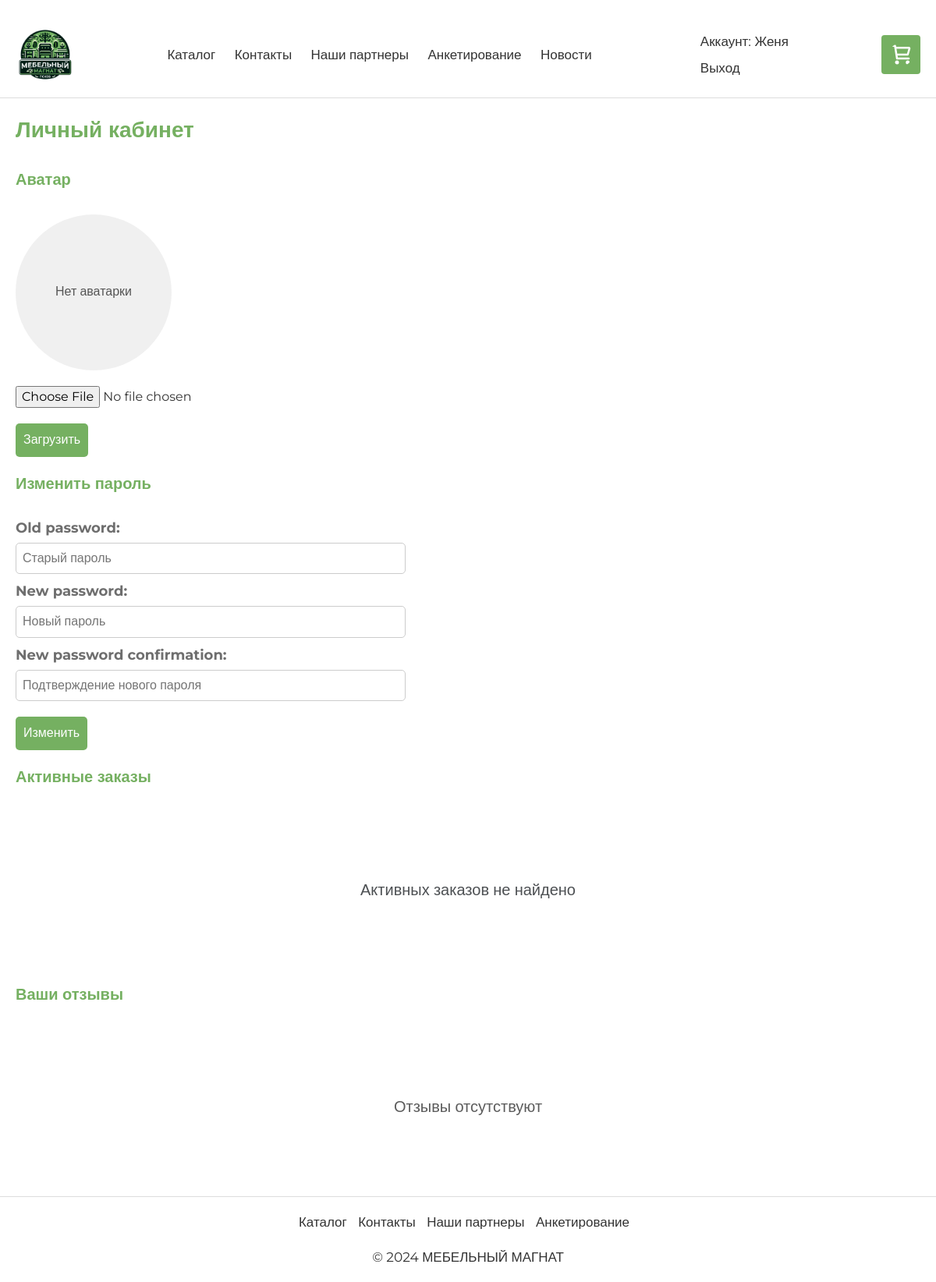
Before: /cabinet/ (signed in) with the older database file.
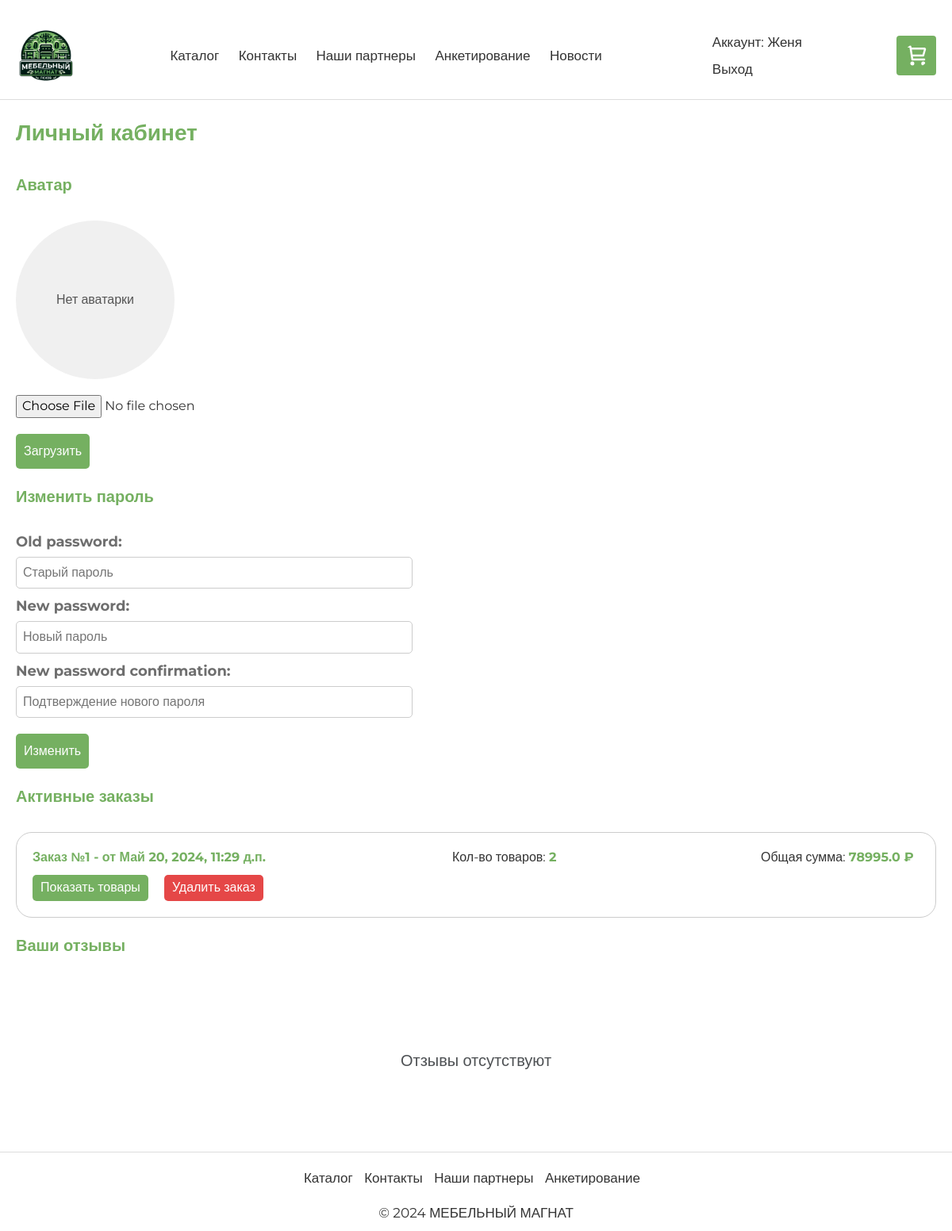
After: the same page with the newer database file.
### app/models.py (models this page shows)
class Order(models.Model):
    id = models.BigAutoField(primary_key=True)
    user = models.ForeignKey(User, on_delete=models.CASCADE)
    created_at = models.DateTimeField(auto_now_add=True)

### app/views.py (the view)
# urls.py: path('cabinet/', views.cabinet, name='cabinet'),
@login_required
def cabinet(request):
    if request.method == 'POST' and 'password_change' in request.POST:
        password_form = BootstrapPasswordChangeForm(request.user, request.POST)
        if password_form.is_valid():
            user = password_form.save()
            update_session_auth_hash(request, user)
            return redirect('cabinet')
    else:
        password_form = BootstrapPasswordChangeForm(request.user)
    if request.method == 'POST' and 'avatar_upload' in request.POST:
        avatar_form = UserProfileForm(request.POST, request.FILES)
        if avatar_form.is_valid() and 'avatar_upload' in request.POST:
            avatar_data = avatar_form.cleaned_data['avatar']
            user_profile = UserProfile.objects.filter(user=request.user).first()
            if user_profile:
                user_profile.avatar = avatar_data
                user_profile.save()
            else:
                avatar = avatar_form.save(commit=False)
                avatar.user = request.user
                avatar.save()
    else:
        avatar_form = UserProfileForm()
    active_orders = Order.objects.filter(user=request.user)
    user_reviews = Review.objects.filter(user=request.user)
    for order in active_orders:
        order.items = OrderProduct.objects.filter(order=order)
        order.total_cost = sum(item.price * item.count for item in order.items)
    avatar = None
    if request.user.is_authenticated:
        avatar = UserProfile.objects.filter(user=request.user).first()
    context = {
        "title": "Кабинет",
        "active_orders": active_orders,
        "form": password_form,
        "avatar_form": avatar_form,
        "avatar": avatar,
        "reviews": user_reviews
    }
    return render(request, 'app/cabinet.html', context)

### app/forms.py (shortened to what this page needs)
class BootstrapPasswordChangeForm(PasswordChangeForm):
    old_password = forms.CharField(label=_("Old password"),
                                   widget=forms.PasswordInput({
                                       'class': 'custom-input',
                                       'placeholder': 'Старый пароль'}))
    new_password1 = forms.CharField(label=_("New password"),
                                    widget=forms.PasswordInput({
                                        'class': 'custom-input',
                                        'placeholder': 'Новый пароль'}))
    new_password2 = forms.CharField(label=_("New password confirmation"),
                                    widget=forms.PasswordInput({
                                        'class': 'custom-input',
                                        'placeholder': 'Подтверждение нового пароля'}))

class UserProfileForm(forms.ModelForm):
    class Meta:
        model = UserProfile
        fields = ['avatar']
        labels = {'avatar': ''}

### app/templates/app/cabinet.html (shortened to what the changed rows need)
﻿{% extends "app/layout.html" %}
{% load static %}
{% block content %}
<div style="margin: 20px 0">
    <div style="font-size: 28px; color: #75b061; font-weight: 600; margin-bottom: 30px;">
    </div>
</div>
<div style="margin: 20px 0">
    <div style="font-size: 20px; color: #75b061; font-weight: 600; margin-bottom: 30px;">
    </div>
</div>
{% if avatar %}
<div class="avatar-container">
    <img src="{{ avatar.avatar.url }}" alt="Avatar" class="avatar-image">
</div>
{% else %}
<div class="avatar-container">
    <div class="avatar-placeholder">Нет аватарки</div>
</div>
{% endif %}
<form method="post" enctype="multipart/form-data">
    {{ avatar_form.as_p }}
    <button type="submit" style="margin-top: 10px; padding: 10px; border: none; border-radius: 5px; background-color: #75b061; color: #fff; font-size: 16px; cursor: pointer;">Загрузить</button>
</form>
<div style="margin: 20px 0">
    <div style="font-size: 20px; color: #75b061; font-weight: 600; margin-bottom: 30px;">
    </div>
</div>
<form method="post" style="max-width: 500px;">
    {{ form.as_p }}
    <button type="submit" style="margin-top: 10px; padding: 10px; border: none; border-radius: 5px; background-color: #75b061; color: #fff; font-size: 16px; cursor: pointer;">Изменить</button>
</form>
<div style="margin: 20px 0">
    <div style="font-size: 20px; color: #75b061; font-weight: 600; margin-bottom: 30px;">
    </div>
</div>
{% if active_orders %}
<div class="orders-block" style="display: flex; flex-direction:column; width: 100%; margin-bottom: 20px; gap: 15px;">
    {% for order in active_orders %}
    <div style="display: flex; flex-direction: column; justify-content: space-between; border: 1px solid #ccc; padding: 20px; border-radius: 20px">
        <div style="display: flex; align-items: center; justify-content: space-between; margin-bottom: 10px;">
            <div style="font-size: 16px; width: 300px; font-weight: bold; color: #75b061">Заказ №{{ order.id }} - от {{ order.created_at }}</div>
            <div style="font-size: 16px; width: 160px; margin-left: 20px;">Кол-во товаров: <b style="color: #75b061">{{ order.items.count }}</b></div>
            <div style="font-size: 16px; width: 200px; margin-left: 20px;">Общая сумма: <b style="color: #75b061">{{ order.total_cost }} ₽</b></div>
        </div>
        <div style="display: flex; align-items: center; width: 100%; gap: 20px;">
            <div style="display: flex; width: fit-content">
                <button class="show-items-btn show-items-btn-{{ order.id }}" onclick="toggleOrderItems({{ order.id }})" style="padding: 5px 10px; background-color: #75b061; color: #fff; border: none; border-radius: 5px; cursor: pointer;">Показать товары</button>
            </div>
            <div style="display: flex; width: fit-content">
                <button class="show-items-btn show-items-btn-{{ order.id }}" onclick="deleteOrder({{ order.id }})" style="padding: 5px 10px; background-color: #e54747; color: #fff; border: none; border-radius: 5px; cursor: pointer;">Удалить заказ</button>
            </div>
        </div>
    </div>
    {% endfor %}
</div>
{% else %}
<div style="font-size: 20px; height: 200px; opacity: 0.8; display: flex; justify-content: center; align-items: center">
    Активных заказов не найдено
</div>
{% endif %}
<div style="margin: 20px 0">
    <div style="font-size: 20px; color: #75b061; font-weight: 600; margin-bottom: 30px;">
    </div>
</div>
<div style="display: flex; flex-direction: column; gap: 10px; width: 100%;">
    {% if reviews|length > 0 %}
    {% for review in reviews %}
    <div style="width: 100%; display: flex; flex-direction: column; justify-content: space-between; border: 1px solid #ccc; padding: 20px; border-radius: 20px">
        <div style="display: flex; justify-content: space-between; flex-direction: column; margin-bottom: 10px; gap: 5px">
            <div style="display: flex; justify-content: space-between; align-items: center; gap: 10px;">
                <div style="font-size: 20px; font-weight: 600; color: #75b061">{{ review.product.name }}</div>
                <div style="display: flex; width: fit-content">
                    <button class="show-items-btn show-items-btn-{{ order.id }}" onclick="deleteReview({{ review.id }})" style="padding: 5px 10px; background-color: #e54747; color: #fff; border: none; border-radius: 5px; cursor: pointer;">Удалить отзыв</button>
                </div>
            </div>
            <div style="display: flex; align-items: center; gap: 5px; width: 160px; font-size: 18px; font-weight: 600">
                <b style="color: #f2d026">{{ review.grade }}</b>
                <div style="display: flex; align-items: center; gap: 5px;">
                    {% if review.grade == 1 %}
                    <img src="../../static/app/content/star.svg" alt="star" style="width: 20px;">
                    {% elif review.grade == 2 %}
                    <img src="../../static/app/content/star.svg" alt="star" style="width: 20px;">
                    <img src="../../static/app/content/star.svg" alt="star" style="width: 20px;">
                    {% elif review.grade == 3 %}
                    <img src="../../static/app/content/star.svg" alt="star" style="width: 20px;">
                    <img src="../../static/app/content/star.svg" alt="star" style="width: 20px;">
                    <img src="../../static/app/content/star.svg" alt="star" style="width: 20px;">
                    {% elif review.grade == 4 %}
                    <img src="../../static/app/content/star.svg" alt="star" style="width: 20px;">
                    <img src="../../static/app/content/star.svg" alt="star" style="width: 20px;">
                    <img src="../../static/app/content/star.svg" alt="star" style="width: 20px;">
                    <img src="../../static/app/content/star.svg" alt="star" style="width: 20px;">
                    {% elif review.grade == 5 %}
                    <img src="../../static/app/content/star.svg" alt="star" style="width: 20px;">
                    <img src="../../static/app/content/star.svg" alt="star" style="width: 20px;">
                    <img src="../../static/app/content/star.svg" alt="star" style="width: 20px;">
                    <img src="../../static/app/content/star.svg" alt="star" style="width: 20px;">
                    <img src="../../static/app/content/star.svg" alt="star" style="width: 20px;">
                    {% endif %}
                </div>
            </div>
            <div style="width: 200px; font-size: 16px; font-weight: 600">Комментарий:</div>
            <div style="width: 100%; font-size: 16px;">{{ review.text }}</div>
        </div>
    </div>
    {% endfor %}
    {% else %}
    <div style="font-size: 20px; height: 200px; opacity: 0.8; display: flex; justify-content: center; align-items: center">
        Отзывы отсутствуют
    </div>
    {% endif %}
</div>
{% endblock %}

Changed rows visible on the page:
added Order: id "1", created_at "Май 20, 2024, 11:29 д.п.", items.count "2", total_cost "78995.0"
Other visible differences:
text no longer shown: "Активных заказов не найдено"
